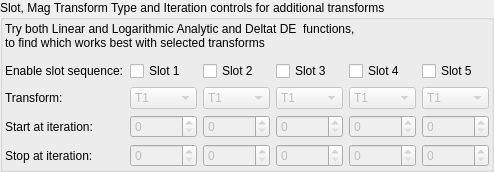
    <widget class="QGroupBox" name="groupBox">
     <property name="title">
      <string>Slot, Mag Transform Type and Iteration controls for additional transforms</string>
     </property>
     <layout class="QVBoxLayout" name="verticalLayout_3">
      <property name="leftMargin">
       <number>2</number>
      </property>
      <property name="topMargin">
       <number>2</number>
      </property>
      <property name="rightMargin">
       <number>2</number>
      </property>
      <property name="bottomMargin">
       <number>2</number>
      </property>
      <item>
       <widget class="QLabel" name="label_8">
        <property name="text">
         <string>Try both Linear and Logarithmic Analytic and Deltat DE  functions,
to find which works best with selected transforms</string>
        </property>
       </widget>
      </item>
      <item>
       <layout class="QGridLayout" name="gridLayout_75">
        <property name="topMargin">
         <number>5</number>
        </property>
        <item row="0" column="5">
         <widget class="MyCheckBox" name="checkBox_transf_function_enabledBy_false">
          <property name="text">
           <string>Slot 5</string>
          </property>
         </widget>
        </item>
        <item row="0" column="2">
         <widget class="MyCheckBox" name="checkBox_transf_function_enabledAy_false">
          <property name="text">
           <string>Slot 2</string>
          </property>
         </widget>
        </item>
        <item row="2" column="1">
         <widget class="MySpinBox" name="spinboxInt_transf_start_iterations_A">
          <property name="enabled">
           <bool>false</bool>
          </property>
          <property name="sizePolicy">
           <sizepolicy hsizetype="Minimum" vsizetype="Maximum">
            <horstretch>0</horstretch>
            <verstretch>0</verstretch>
           </sizepolicy>
          </property>
          <property name="maximum">
           <number>250</number>
          </property>
         </widget>
        </item>
        <item row="4" column="0">
         <widget class="QLabel" name="label_14">
          <property name="text">
           <string>Stop at iteration:</string>
          </property>
         </widget>
        </item>
        <item row="2" column="2">
         <widget class="MySpinBox" name="spinboxInt_transf_start_iterations_B">
          <property name="enabled">
           <bool>false</bool>
          </property>
          <property name="sizePolicy">
           <sizepolicy hsizetype="Minimum" vsizetype="Maximum">
            <horstretch>0</horstretch>
            <verstretch>0</verstretch>
           </sizepolicy>
          </property>
          <property name="maximum">
           <number>250</number>
          </property>
         </widget>
        </item>
        <item row="2" column="3">
         <widget class="MySpinBox" name="spinboxInt_transf_start_iterations_C">
          <property name="enabled">
           <bool>false</bool>
          </property>
          <property name="sizePolicy">
           <sizepolicy hsizetype="Minimum" vsizetype="Maximum">
            <horstretch>0</horstretch>
            <verstretch>0</verstretch>
           </sizepolicy>
          </property>
          <property name="maximum">
           <number>250</number>
          </property>
         </widget>
        </item>
        <item row="4" column="1">
         <widget class="MySpinBox" name="spinboxInt_transf_stop_iterations_A">
          <property name="enabled">
           <bool>false</bool>
          </property>
          <property name="sizePolicy">
           <sizepolicy hsizetype="Minimum" vsizetype="Maximum">
            <horstretch>0</horstretch>
            <verstretch>0</verstretch>
           </sizepolicy>
          </property>
          <property name="maximum">
           <number>250</number>
          </property>
         </widget>
        </item>
        <item row="2" column="4">
         <widget class="MySpinBox" name="spinboxInt_transf_start_iterations_D">
          <property name="enabled">
           <bool>false</bool>
          </property>
          <property name="sizePolicy">
           <sizepolicy hsizetype="Minimum" vsizetype="Maximum">
            <horstretch>0</horstretch>
            <verstretch>0</verstretch>
           </sizepolicy>
          </property>
          <property name="maximum">
           <number>250</number>
          </property>
         </widget>
        </item>
        <item row="2" column="5">
         <widget class="MySpinBox" name="spinboxInt_transf_start_iterations_E">
          <property name="enabled">
           <bool>false</bool>
          </property>
          <property name="sizePolicy">
           <sizepolicy hsizetype="Minimum" vsizetype="Maximum">
            <horstretch>0</horstretch>
            <verstretch>0</verstretch>
           </sizepolicy>
          </property>
          <property name="maximum">
           <number>250</number>
          </property>
         </widget>
        </item>
        <item row="4" column="3">
         <widget class="MySpinBox" name="spinboxInt_transf_stop_iterations_C">
          <property name="enabled">
           <bool>false</bool>
          </property>
          <property name="sizePolicy">
           <sizepolicy hsizetype="Minimum" vsizetype="Maximum">
            <horstretch>0</horstretch>
            <verstretch>0</verstretch>
           </sizepolicy>
          </property>
          <property name="maximum">
           <number>250</number>
          </property>
         </widget>
        </item>
        <item row="4" column="5">
         <widget class="MySpinBox" name="spinboxInt_transf_stop_iterations_E">
          <property name="enabled">
           <bool>false</bool>
          </property>
          <property name="sizePolicy">
           <sizepolicy hsizetype="Minimum" vsizetype="Maximum">
            <horstretch>0</horstretch>
            <verstretch>0</verstretch>
           </sizepolicy>
          </property>
          <property name="maximum">
           <number>250</number>
          </property>
         </widget>
        </item>
        <item row="2" column="0">
         <widget class="QLabel" name="label_13">
          <property name="text">
           <string>Start at iteration:</string>
          </property>
         </widget>
        </item>
        <item row="0" column="0">
         <widget class="QLabel" name="label_7">
          <property name="text">
           <string>Enable slot sequence:</string>
          </property>
         </widget>
        </item>
        <item row="0" column="1">
         <widget class="MyCheckBox" name="checkBox_transf_function_enabledAx_false">
          <property name="text">
           <string>Slot 1</string>
          </property>
         </widget>
        </item>
        <item row="4" column="4">
         <widget class="MySpinBox" name="spinboxInt_transf_stop_iterations_D">
          <property name="enabled">
           <bool>false</bool>
          </property>
          <property name="sizePolicy">
           <sizepolicy hsizetype="Minimum" vsizetype="Maximum">
            <horstretch>0</horstretch>
            <verstretch>0</verstretch>
           </sizepolicy>
          </property>
          <property name="maximum">
           <number>250</number>
          </property>
         </widget>
        </item>
        <item row="4" column="2">
         <widget class="MySpinBox" name="spinboxInt_transf_stop_iterations_B">
          <property name="enabled">
           <bool>false</bool>
          </property>
          <property name="sizePolicy">
           <sizepolicy hsizetype="Minimum" vsizetype="Maximum">
            <horstretch>0</horstretch>
            <verstretch>0</verstretch>
           </sizepolicy>
          </property>
          <property name="maximum">
           <number>250</number>
          </property>
         </widget>
        </item>
        <item row="1" column="3">
         <widget class="MyComboBox" name="comboBox_magTransf_order_of_transf_3">
          <property name="enabled">
           <bool>false</bool>
          </property>
          <item>
           <property name="text">
            <string notr="true">T1</string>
           </property>
          </item>
          <item>
           <property name="text">
            <string notr="true">T1mod</string>
           </property>
          </item>
          <item>
           <property name="text">
            <string notr="true">T2</string>
           </property>
          </item>
          <item>
           <property name="text">
            <string notr="true">T3</string>
           </property>
          </item>
          <item>
           <property name="text">
            <string notr="true">T4</string>
           </property>
          </item>
          <item>
           <property name="text">
            <string notr="true">T5b</string>
           </property>
          </item>
         </widget>
        </item>
        <item row="1" column="5">
         <widget class="MyComboBox" name="comboBox_magTransf_order_of_transf_5">
          <property name="enabled">
           <bool>false</bool>
          </property>
          <item>
           <property name="text">
            <string notr="true">T1</string>
           </property>
          </item>
          <item>
           <property name="text">
            <string notr="true">T1mod</string>
           </property>
          </item>
          <item>
           <property name="text">
            <string notr="true">T2</string>
           </property>
          </item>
          <item>
           <property name="text">
            <string notr="true">T3</string>
           </property>
          </item>
          <item>
           <property name="text">
            <string notr="true">T4</string>
           </property>
          </item>
          <item>
           <property name="text">
            <string notr="true">T5b</string>
           </property>
          </item>
         </widget>
        </item>
        <item row="1" column="4">
         <widget class="MyComboBox" name="comboBox_magTransf_order_of_transf_4">
          <property name="enabled">
           <bool>false</bool>
          </property>
          <item>
           <property name="text">
            <string notr="true">T1</string>
           </property>
          </item>
          <item>
           <property name="text">
            <string notr="true">T1mod</string>
           </property>
          </item>
          <item>
           <property name="text">
            <string notr="true">T2</string>
           </property>
          </item>
          <item>
           <property name="text">
            <string notr="true">T3</string>
           </property>
          </item>
          <item>
           <property name="text">
            <string notr="true">T4</string>
           </property>
          </item>
          <item>
           <property name="text">
            <string notr="true">T5b</string>
           </property>
          </item>
         </widget>
        </item>
        <item row="1" column="2">
         <widget class="MyComboBox" name="comboBox_magTransf_order_of_transf_2">
          <property name="enabled">
           <bool>false</bool>
          </property>
          <item>
           <property name="text">
            <string notr="true">T1</string>
           </property>
          </item>
          <item>
           <property name="text">
            <string notr="true">T1mod</string>
           </property>
          </item>
          <item>
           <property name="text">
            <string notr="true">T2</string>
           </property>
          </item>
          <item>
           <property name="text">
            <string notr="true">T3</string>
           </property>
          </item>
          <item>
           <property name="text">
            <string notr="true">T4</string>
           </property>
          </item>
          <item>
           <property name="text">
            <string notr="true">T5b</string>
           </property>
          </item>
         </widget>
        </item>
        <item row="0" column="4">
         <widget class="MyCheckBox" name="checkBox_transf_function_enabledBx_false">
          <property name="text">
           <string>Slot 4</string>
          </property>
         </widget>
        </item>
        <item row="1" column="1">
         <widget class="MyComboBox" name="comboBox_magTransf_order_of_transf_1">
          <property name="enabled">
           <bool>false</bool>
          </property>
          <item>
           <property name="text">
            <string notr="true">T1</string>
           </property>
          </item>
          <item>
           <property name="text">
            <string notr="true">T1mod</string>
           </property>
          </item>
          <item>
           <property name="text">
            <string notr="true">T2</string>
           </property>
          </item>
          <item>
           <property name="text">
            <string notr="true">T3</string>
           </property>
          </item>
          <item>
           <property name="text">
            <string notr="true">T4</string>
           </property>
          </item>
          <item>
           <property name="text">
            <string notr="true">T5b</string>
           </property>
          </item>
         </widget>
        </item>
        <item row="1" column="0">
         <widget class="QLabel" name="label_10">
          <property name="text">
           <string>Transform:</string>
          </property>
          <property name="alignment">
           <set>Qt::AlignLeading|Qt::AlignLeft|Qt::AlignVCenter</set>
          </property>
         </widget>
        </item>
        <item row="0" column="3">
         <widget class="MyCheckBox" name="checkBox_transf_function_enabledAz_false">
          <property name="text">
           <string>Slot 3</string>
          </property>
         </widget>
        </item>
       </layout>
      </item>
     </layout>
    </widget>
